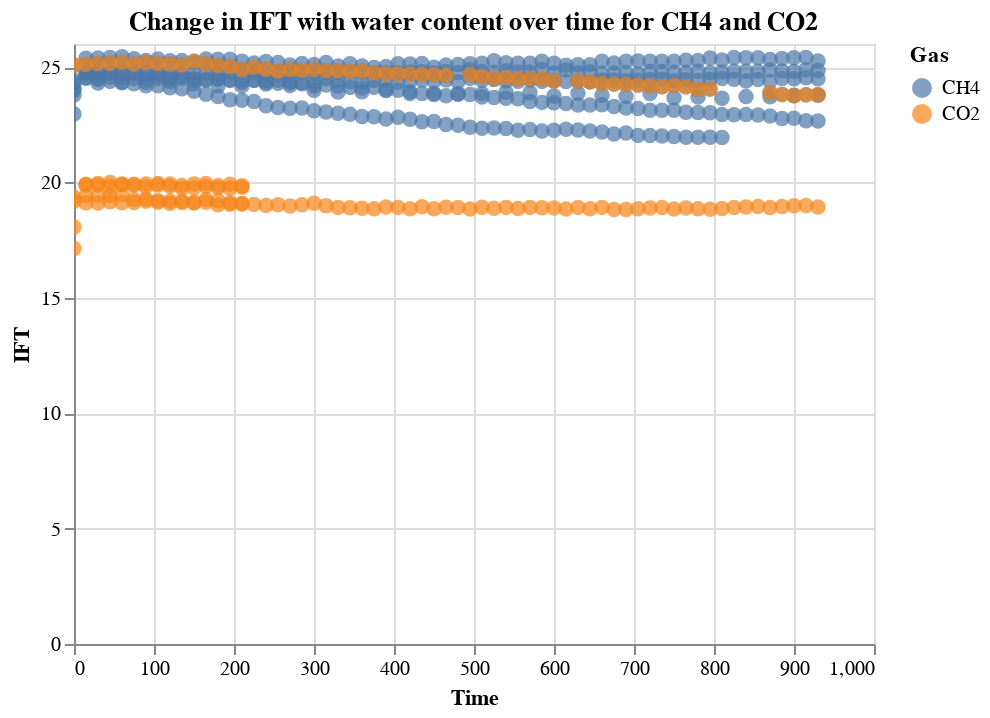

The notebook cell saved with this chart:
### Code cell
alt.Chart(ift_data, title = 'Change in IFT with water content over time for CH4 and CO2').mark_circle(size=60).encode(
    alt.X('time_minutes:Q', title = 'Time'),
    alt.Y('IFT:Q'),
    alt.Color('Gas:N'),
).interactive()

### Figure 1 — Vega-Lite specification as saved in the notebook (floating-point values rounded to 4 significant figures; data arrays with more than 128 entries replaced by an {"elided": "..."} marker saying what was removed)
{"config": {"view": {"continuousWidth": 400, "continuousHeight": 300}}, "data": {"name": "data-a0586774bb3976d659bde704e9b34d7e"}, "mark": {"type": "circle", "size": 60}, "encoding": {"color": {"type": "nominal", "field": "Gas"}, "x": {"type": "quantitative", "field": "time_minutes", "title": "Time"}, "y": {"type": "quantitative", "field": "IFT"}}, "selection": {"selector001": {"type": "interval", "bind": "scales", "encodings": ["x", "y"]}}, "title": "Change in IFT with water content over time for CH4 and CO2", "$schema": "https://vega.github.io/schema/vega-lite/v4.8.1.json", "datasets": {"data-a0586774bb3976d659bde704e9b34d7e": {"elided": "561 records"}}}
